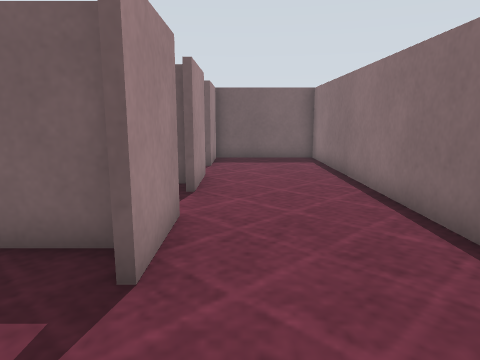
view 1 (above)

16 first-person views from a walk through a Gazebo world. The camera is 0.83 m above the floor, tilts 10° down and sees 70° across. The floor is counted in squares, 0.5 m on a side. Each view is taken from the middle of a square. On the plan, view 1 faces up. The plan holds only what a view shows up to about 16 squares ahead; the rest is blank. The place goes on beyond the plan. Surface patterns are stand-ins for the level's own textures.

view 2
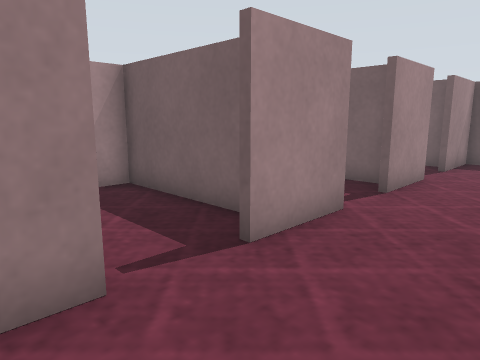

view 3
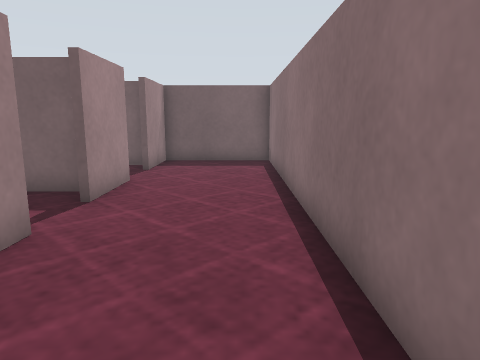

view 4
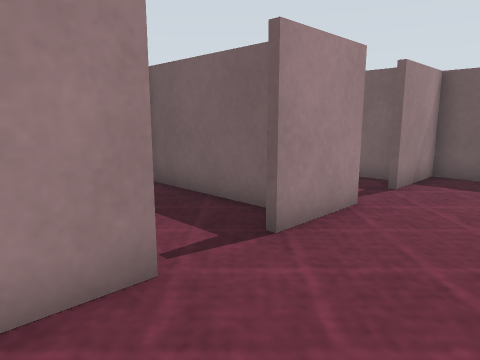

view 5
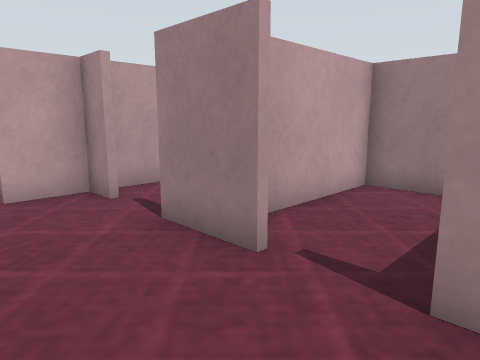

view 6
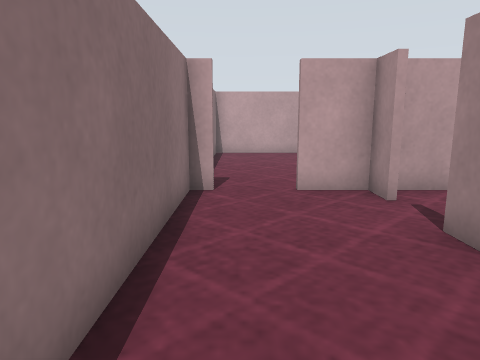

view 7
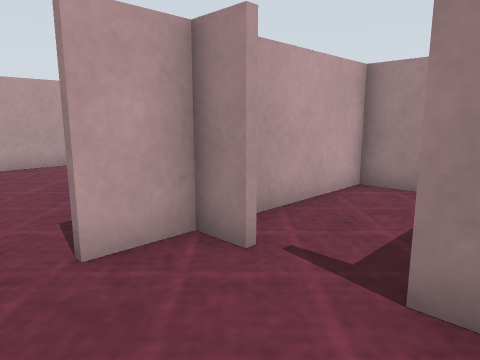

view 8
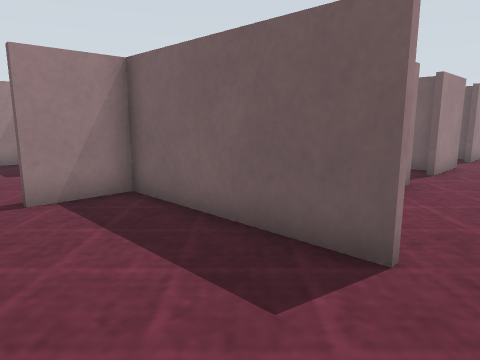

view 9
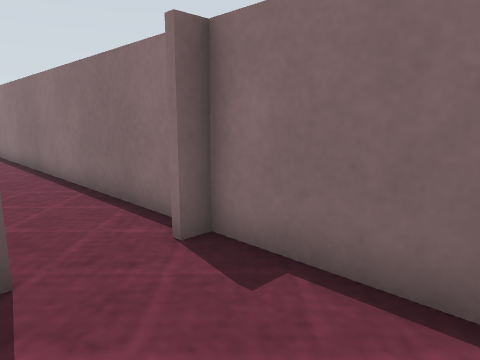

view 10
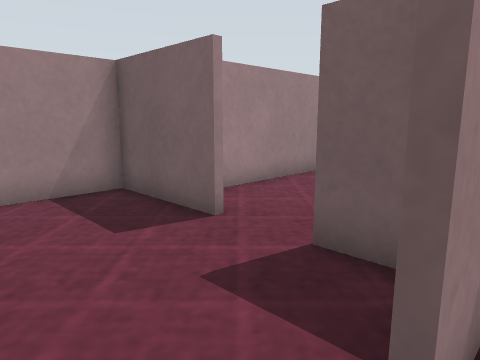

view 11
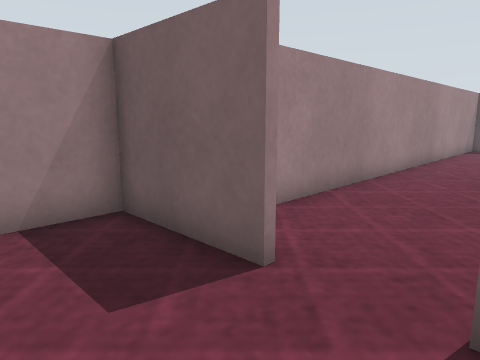

view 12
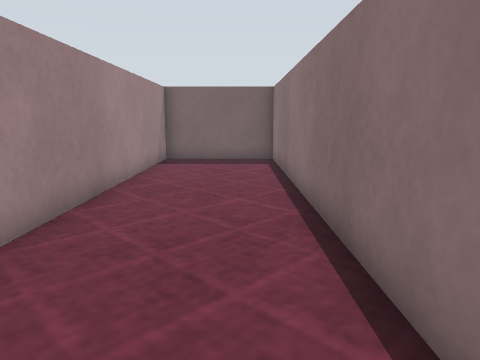

view 13
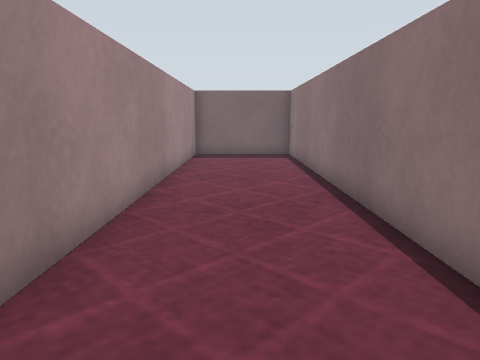

view 14
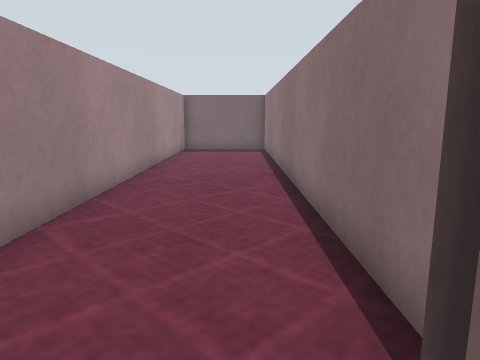

view 15
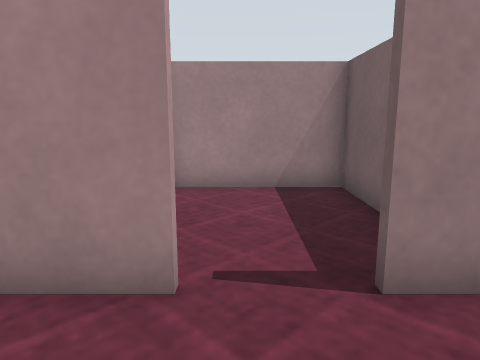

view 16
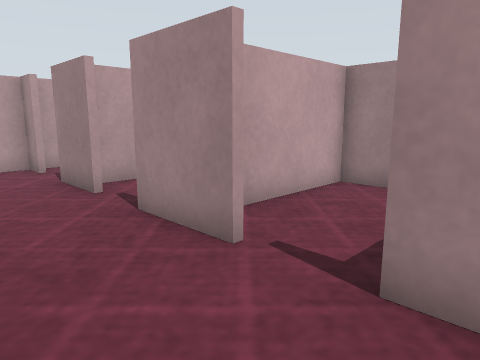

### Floor plan
Points are (right, up) in squares from view 1. A wall is a line through its corners. A room is listed if a view was taken in it or the views show most of it. See-through windows are left out.
Room 1 (views 1, 2, 3, 4, 5, 6, 7)
walls: (-1.1, 1.4) (-1.1, -1); (-1.5, 4.3) (-6.5, 4.3); (-1.1, 5.9) (-1.1, 3.1); (3.2, -0.6) (3.2, 5.6); (-6.4, 4.1) (-6.4, 0.1) (-1.6, 0.1)
ways out: opening at (1, 0.5) to room 2; opening at (1, 4.5) to room 4
Room 2 (views 8, 9)
walls: (0.8, -4.2) (-5.4, -4.2) (-5.4, -6.5); (-1.1, -2.9) (-1.1, -4.1); (3.2, -7.6) (3.2, -0.6); (-6.4, -2.5) (-6.4, -4) (0.8, -4)
ways out: opening at (1, 0.5) to room 1; opening at (-5.5, -7.5) to room 3
Room 3 (views 10, 11, 12, 13, 14)
walls: (-6.6, -2.6) (-6.6, 14.6) (-11.1, 14.6) (-11.1, -2.5); (-9.4, -4.2) (-12.8, -4.2) (-12.8, -6.8); (-6.4, -4.2) (-7.5, -4.2)
ways out: opening at (-5.5, -7.5) to room 2
Room 4 (views 15, 16)
walls: (-1.1, 10.5) (-1.1, 7.8); (3.2, 5.6) (3.2, 15.1) (-1.1, 15.1) (-1.1, 12.2)
ways out: opening at (1, 4.5) to room 1; opening at (-1, 6.5); opening at (-1, 11.5)

Where each view was taken, in squares from view 1:
view 1: 0 up, 0 right, facing up
view 2: 0 up, 2 right, facing up-left
view 3: 1 up, 2 right, facing up
view 4: 4 up, 2 right, facing up-left
view 5: 4 up, 2 right, facing down-left
view 6: 4 up, 2 right, facing down
view 7: 0 up, 2 right, facing down-left
view 8: 8 down, 2 right, facing up-left
view 9: 8 down, 0 right, facing up-right
view 10: 8 down, 5 left, facing up-left
view 11: 7 down, 7 left, facing up-left
view 12: 0 up, 8 left, facing up
view 13: 2 down, 9 left, facing up
view 14: 5 down, 8 left, facing up
view 15: 11 up, 2 right, facing left
view 16: 9 up, 2 right, facing down-left
